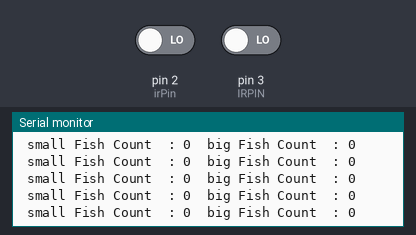
Bench run of a sketch on a simulated Arduino Uno, built with avr-gcc and run on an emulated ATmega328P. Shown: the last lines printed to the serial monitor. Inputs (shaded band) come from the test bench; at power-on: pin 2 (irPin) LOW, pin 3 (IRPIN) LOW.

Above: at 1.2 s.
1.3 s: pin 2 (irPin) driven HIGH
At 1.42 s:
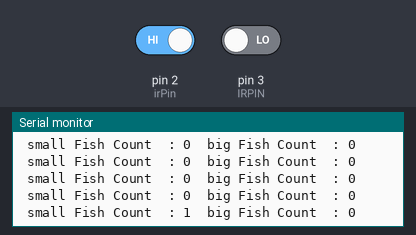
4.3 s: pin 3 (IRPIN) driven HIGH
At 4.42 s:
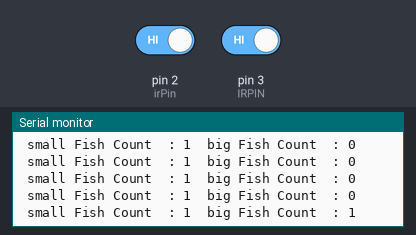

The sketch:

chapa.ino
```cpp
// Define the pin numbers for the IR sensor and LED
const int irPin = 2;
const int IRPIN=3;

// Define variables to keep track of the current and previous IR sensor-1 readings
int currentIRReading1 = 0;
int previousIRReading1 = 0;

// Define variables to keep track of the current and previous IR sensor-2 readings
int currentIRReading2 = 0;
int previousIRReading2 = 0;

// Define a variable to keep track of the count
int count1 = 0;
int count2 = 0;

// This function increments the count if the IR sensor has detected an object
void incrementCount() {
  if (currentIRReading1 == 1 && previousIRReading1 == 0) {
    count1++;
  }

  if (currentIRReading2 == 1 && previousIRReading2 == 0) {
    count2++;
  }

  Serial.print(" small Fish Count  : ");
  Serial.print(count1);
  Serial.print("  big Fish Count  : ");
  Serial.print(count2);
  Serial.println();
  delay(0);
}

void setup() {
  // Initialize the IR sensor-1 pin as an input
  pinMode(irPin, INPUT);
  // Initialize the IR sensor-2 pin as an input
  pinMode(IRPIN, INPUT);

  Serial.begin(9600);
}

void loop() {
  // Read the current IR sensor reading
  currentIRReading1 = digitalRead(irPin);
  currentIRReading2 = digitalRead(IRPIN);

  // Increment the count if the IR sensor-1 has detected an object
  incrementCount();

  // Update the previous IR sensor reading
  previousIRReading1 = currentIRReading1;
  previousIRReading2 = currentIRReading2;
}
```

Measured:
- after the input at 1.3 s, the serial monitor: prints a new line after 0.10 s (image 1)
- after the input at 4.3 s, the serial monitor: prints a new line after 0.10 s (image 2)
